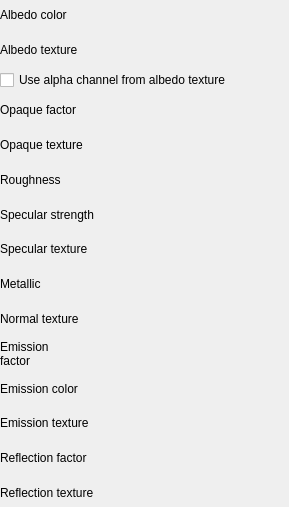
<?xml version="1.0" encoding="UTF-8"?>
<ui version="4.0">
 <class>MaterialWidget</class>
 <widget class="QWidget" name="MaterialWidget">
  <property name="geometry">
   <rect>
    <x>0</x>
    <y>0</y>
    <width>289</width>
    <height>507</height>
   </rect>
  </property>
  <property name="windowTitle">
   <string>Form</string>
  </property>
  <property name="locale">
   <locale language="English" country="UnitedStates"/>
  </property>
  <layout class="QVBoxLayout" name="verticalLayout">
   <property name="leftMargin">
    <number>0</number>
   </property>
   <property name="topMargin">
    <number>0</number>
   </property>
   <property name="rightMargin">
    <number>0</number>
   </property>
   <property name="bottomMargin">
    <number>0</number>
   </property>
   <item>
    <layout class="QHBoxLayout" name="albedoColorLayout">
     <item>
      <widget class="QLabel" name="albedoColorLabel">
       <property name="sizePolicy">
        <sizepolicy hsizetype="Preferred" vsizetype="Preferred">
         <horstretch>1</horstretch>
         <verstretch>0</verstretch>
        </sizepolicy>
       </property>
       <property name="text">
        <string>Albedo color</string>
       </property>
       <property name="wordWrap">
        <bool>true</bool>
       </property>
      </widget>
     </item>
    </layout>
   </item>
   <item>
    <layout class="QHBoxLayout" name="albedoTextureLayout">
     <item>
      <widget class="QLabel" name="albedoTextureLabel">
       <property name="sizePolicy">
        <sizepolicy hsizetype="Preferred" vsizetype="Preferred">
         <horstretch>1</horstretch>
         <verstretch>0</verstretch>
        </sizepolicy>
       </property>
       <property name="text">
        <string>Albedo texture</string>
       </property>
       <property name="wordWrap">
        <bool>true</bool>
       </property>
      </widget>
     </item>
    </layout>
   </item>
   <item>
    <widget class="QCheckBox" name="useAlphaBox">
     <property name="text">
      <string>Use alpha channel from albedo texture</string>
     </property>
    </widget>
   </item>
   <item>
    <layout class="QHBoxLayout" name="opaqueFactorLayout">
     <item>
      <widget class="QLabel" name="opaqueFactorLabel">
       <property name="sizePolicy">
        <sizepolicy hsizetype="Preferred" vsizetype="Preferred">
         <horstretch>1</horstretch>
         <verstretch>0</verstretch>
        </sizepolicy>
       </property>
       <property name="text">
        <string>Opaque factor</string>
       </property>
       <property name="wordWrap">
        <bool>true</bool>
       </property>
      </widget>
     </item>
    </layout>
   </item>
   <item>
    <layout class="QHBoxLayout" name="opaqueTextureLayout">
     <item>
      <widget class="QLabel" name="opaqueTextureLabel">
       <property name="sizePolicy">
        <sizepolicy hsizetype="Preferred" vsizetype="Preferred">
         <horstretch>1</horstretch>
         <verstretch>0</verstretch>
        </sizepolicy>
       </property>
       <property name="text">
        <string>Opaque texture</string>
       </property>
       <property name="wordWrap">
        <bool>true</bool>
       </property>
      </widget>
     </item>
    </layout>
   </item>
   <item>
    <layout class="QHBoxLayout" name="roughnessLayout">
     <item>
      <widget class="QLabel" name="roughnessLabel">
       <property name="sizePolicy">
        <sizepolicy hsizetype="Preferred" vsizetype="Preferred">
         <horstretch>1</horstretch>
         <verstretch>0</verstretch>
        </sizepolicy>
       </property>
       <property name="text">
        <string>Roughness</string>
       </property>
       <property name="wordWrap">
        <bool>true</bool>
       </property>
      </widget>
     </item>
    </layout>
   </item>
   <item>
    <layout class="QHBoxLayout" name="strengthLayout">
     <item>
      <widget class="QLabel" name="strengthLabel">
       <property name="sizePolicy">
        <sizepolicy hsizetype="Preferred" vsizetype="Preferred">
         <horstretch>1</horstretch>
         <verstretch>0</verstretch>
        </sizepolicy>
       </property>
       <property name="text">
        <string>Specular strength</string>
       </property>
       <property name="wordWrap">
        <bool>true</bool>
       </property>
      </widget>
     </item>
    </layout>
   </item>
   <item>
    <layout class="QHBoxLayout" name="specularTextureLayout">
     <item>
      <widget class="QLabel" name="specularTextureLabel">
       <property name="sizePolicy">
        <sizepolicy hsizetype="Preferred" vsizetype="Preferred">
         <horstretch>1</horstretch>
         <verstretch>0</verstretch>
        </sizepolicy>
       </property>
       <property name="text">
        <string>Specular texture</string>
       </property>
       <property name="wordWrap">
        <bool>true</bool>
       </property>
      </widget>
     </item>
    </layout>
   </item>
   <item>
    <layout class="QHBoxLayout" name="metallicLayout">
     <item>
      <widget class="QLabel" name="metallicLabel">
       <property name="sizePolicy">
        <sizepolicy hsizetype="Preferred" vsizetype="Preferred">
         <horstretch>1</horstretch>
         <verstretch>0</verstretch>
        </sizepolicy>
       </property>
       <property name="text">
        <string>Metallic</string>
       </property>
       <property name="wordWrap">
        <bool>true</bool>
       </property>
      </widget>
     </item>
    </layout>
   </item>
   <item>
    <layout class="QHBoxLayout" name="normalTextureLayout">
     <item>
      <widget class="QLabel" name="normalTextureLabel">
       <property name="sizePolicy">
        <sizepolicy hsizetype="Preferred" vsizetype="Preferred">
         <horstretch>1</horstretch>
         <verstretch>0</verstretch>
        </sizepolicy>
       </property>
       <property name="text">
        <string>Normal texture</string>
       </property>
       <property name="wordWrap">
        <bool>true</bool>
       </property>
      </widget>
     </item>
    </layout>
   </item>
   <item>
    <layout class="QHBoxLayout" name="emissionFactorLayout">
     <item>
      <widget class="QLabel" name="emissionFactorLabel">
       <property name="sizePolicy">
        <sizepolicy hsizetype="Preferred" vsizetype="Preferred">
         <horstretch>1</horstretch>
         <verstretch>0</verstretch>
        </sizepolicy>
       </property>
       <property name="text">
        <string>Emission factor</string>
       </property>
       <property name="wordWrap">
        <bool>true</bool>
       </property>
      </widget>
     </item>
     <item>
      <widget class="QWidget" name="emissionFactorWidget" native="true">
       <property name="sizePolicy">
        <sizepolicy hsizetype="Preferred" vsizetype="Preferred">
         <horstretch>3</horstretch>
         <verstretch>0</verstretch>
        </sizepolicy>
       </property>
       <layout class="QHBoxLayout" name="horizontalLayout">
        <property name="leftMargin">
         <number>0</number>
        </property>
        <property name="topMargin">
         <number>0</number>
        </property>
        <property name="rightMargin">
         <number>0</number>
        </property>
        <property name="bottomMargin">
         <number>0</number>
        </property>
       </layout>
      </widget>
     </item>
    </layout>
   </item>
   <item>
    <layout class="QHBoxLayout" name="emissionColorLayout">
     <item>
      <widget class="QLabel" name="emissionColorLabel">
       <property name="sizePolicy">
        <sizepolicy hsizetype="Preferred" vsizetype="Preferred">
         <horstretch>1</horstretch>
         <verstretch>0</verstretch>
        </sizepolicy>
       </property>
       <property name="text">
        <string>Emission color</string>
       </property>
       <property name="wordWrap">
        <bool>true</bool>
       </property>
      </widget>
     </item>
    </layout>
   </item>
   <item>
    <layout class="QHBoxLayout" name="emissionTextureLayout">
     <property name="topMargin">
      <number>0</number>
     </property>
     <item>
      <widget class="QLabel" name="emissionTextureLabel">
       <property name="sizePolicy">
        <sizepolicy hsizetype="Preferred" vsizetype="Preferred">
         <horstretch>1</horstretch>
         <verstretch>0</verstretch>
        </sizepolicy>
       </property>
       <property name="text">
        <string>Emission texture</string>
       </property>
       <property name="wordWrap">
        <bool>true</bool>
       </property>
      </widget>
     </item>
    </layout>
   </item>
   <item>
    <layout class="QHBoxLayout" name="reflectionFactorLayout">
     <item>
      <widget class="QLabel" name="reflectionFactorLabel">
       <property name="sizePolicy">
        <sizepolicy hsizetype="Preferred" vsizetype="Preferred">
         <horstretch>1</horstretch>
         <verstretch>0</verstretch>
        </sizepolicy>
       </property>
       <property name="text">
        <string>Reflection factor</string>
       </property>
       <property name="wordWrap">
        <bool>true</bool>
       </property>
      </widget>
     </item>
    </layout>
   </item>
   <item>
    <layout class="QHBoxLayout" name="reflectionTextureLayout">
     <item>
      <widget class="QLabel" name="reflectionTextureLabel">
       <property name="sizePolicy">
        <sizepolicy hsizetype="Preferred" vsizetype="Preferred">
         <horstretch>1</horstretch>
         <verstretch>0</verstretch>
        </sizepolicy>
       </property>
       <property name="text">
        <string>Reflection texture</string>
       </property>
       <property name="wordWrap">
        <bool>true</bool>
       </property>
      </widget>
     </item>
    </layout>
   </item>
  </layout>
 </widget>
 <resources/>
 <connections/>
</ui>
